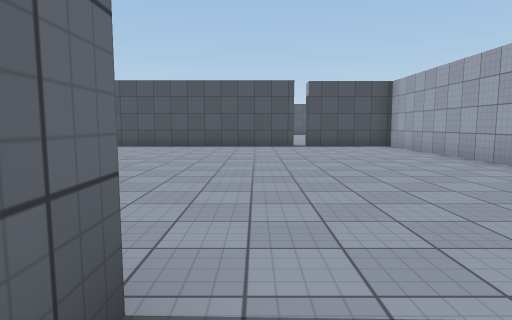
View 1 (above)

20 first-person views from a walk through a Unity game level. The camera is 1.3 m above the floor, tilts 6° down and sees 75° across. The floor is counted in squares, 1.8 m on a side. Each view is taken from the middle of a square. On the plan, view 1 faces up. The plan holds only what a view shows up to about 11 squares ahead; the rest is blank. The place goes on beyond the plan. The player character is not drawn. Some animated figures are not drawn. Surface patterns are stand-ins for the level's own textures.

View 2
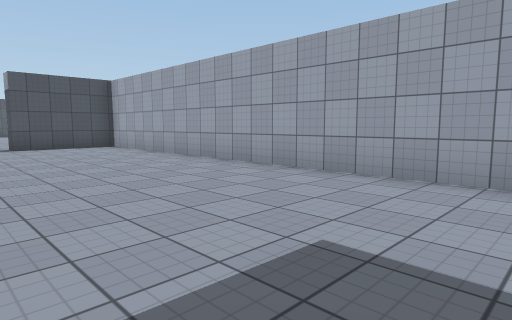

View 3
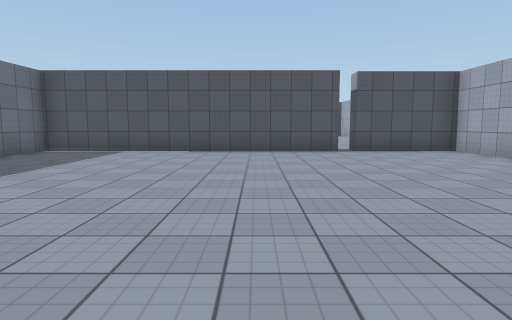

View 4
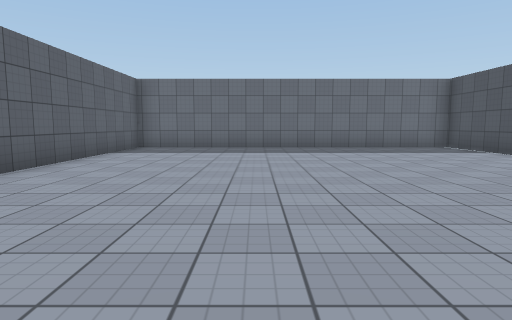

View 5
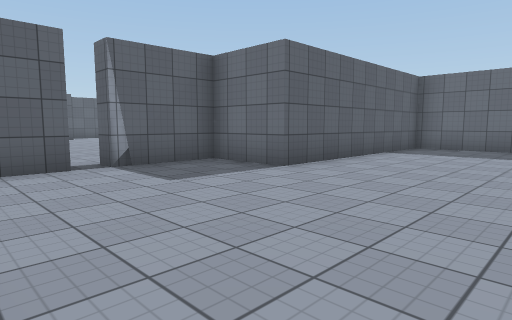

View 6
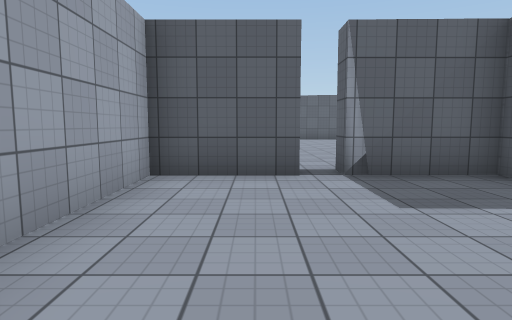

View 7
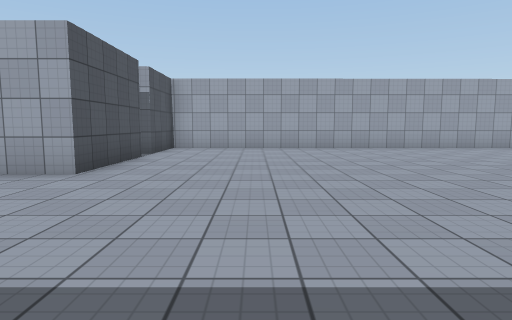

View 8
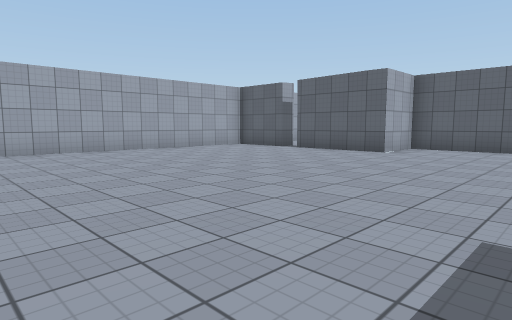

View 9
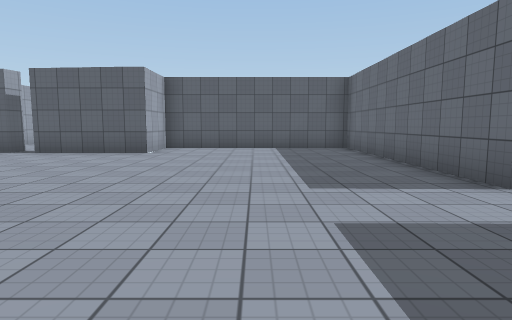

View 10
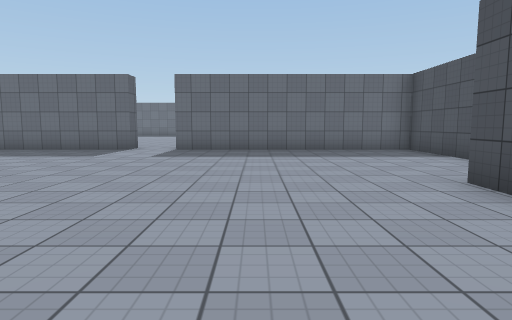

View 11
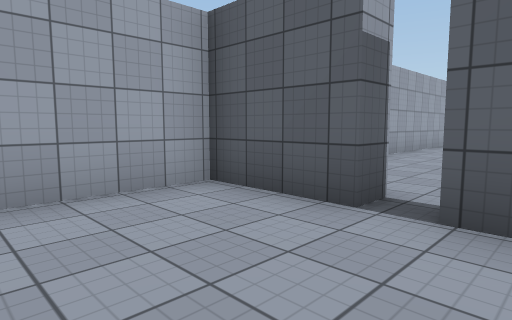

View 12
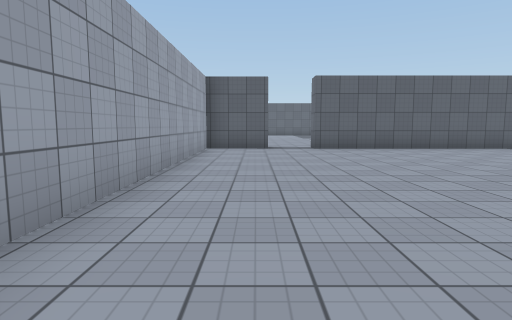

View 13
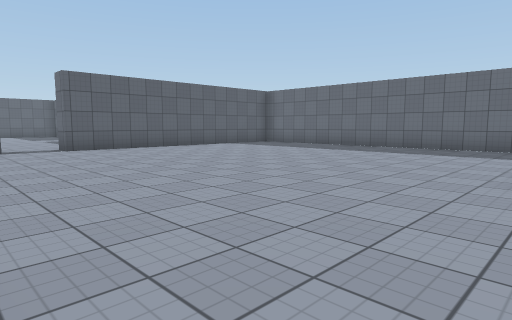

View 14
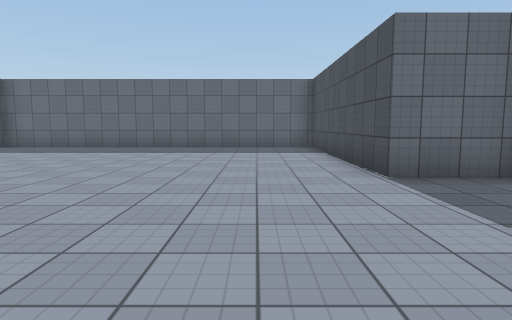

View 15
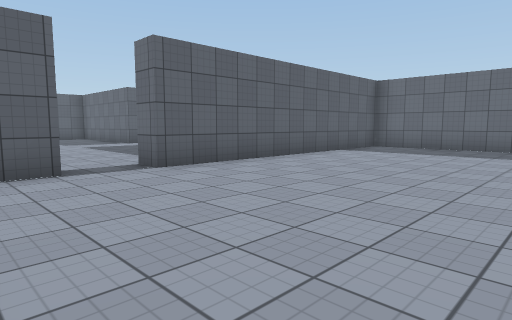

View 16
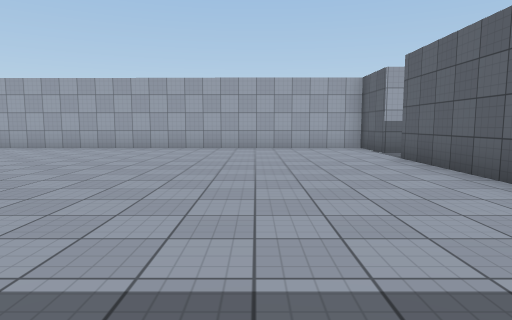

View 17
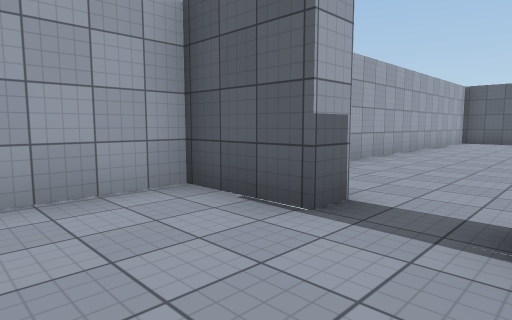

View 18
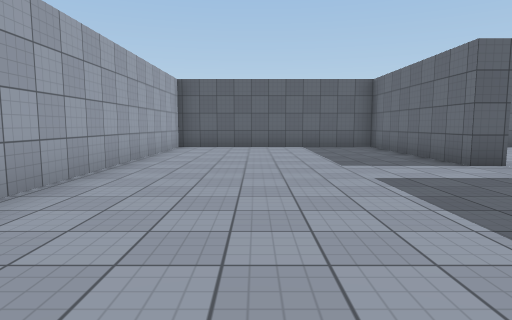

View 19
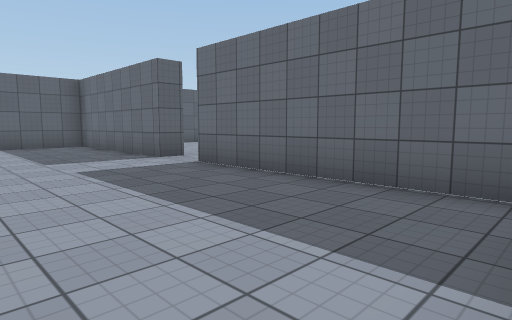

View 20
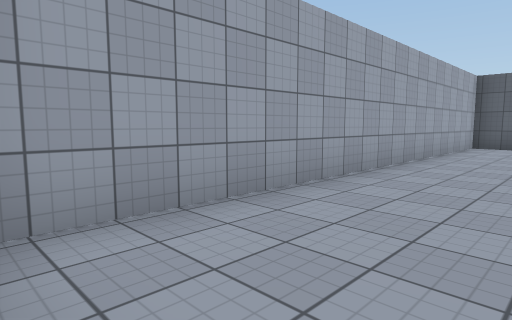

### Floor plan
Ten units are one square. View 1 is at (0, 0); x grows to the right and y downward. Boxes are objects, and circles mark ways between rooms. Rooms are numbered by the first view taken in them; rooms with no view inside come last. Other rooms are left out.
<svg viewBox="-75 -117 125 501">
<path fill="none" stroke="#000" d="M14 -112 -68 -112 -68 -12 -5 -12 -5 8 17 8 17 13M23 8 45 8 45 -112 18 -112M-68 77 -68 145 -11 145 -11 126 18 126M17 13 -11 13 -11 1M24 126 45 126 45 13 24 13M-40 -5 -68 -5 -68 64M-5 134 -5 152 -68 152 -68 251 12 251 12 259M26 260 26 251 45 251M41 253 45 253 45 139M24 134 24 126M-19 328 -19 379 45 379 45 263M-19 264 -19 315"/>
<circle cx="20" cy="10" r="3" fill="#2a7"/>
<circle cx="20" cy="130" r="3" fill="#2a7"/>
<circle cx="20" cy="260" r="3" fill="#2a7"/>
<text x="-10" y="-60">1</text>
<text x="-10" y="70">2</text>
<text x="-10" y="200">3</text>
<text x="10" y="320">4</text>
</svg>
Room 1 opens to room 2. Room 2 opens to room 3. Room 3 opens to room 4.

Where each view was taken, in squares from view 1:
view 1: 0 up, 0 right, facing up
view 2: 0 up, 0 right, facing up-right
view 3: 2 up, 1 left, facing up
view 4: 5 up, 4 right, facing left
view 5: 5 up, 4 right, facing down-left
view 6: 4 up, 3 right, facing down
view 7: 4 down, 6 left, facing right
view 8: 4 down, 5 left, facing down-right
view 9: 4 down, 4 left, facing down
view 10: 4 down, 3 right, facing left
view 11: 10 down, 1 right, facing down-right
view 12: 15 down, 3 right, facing down
view 13: 15 down, 4 right, facing down-left
view 14: 17 down, 4 right, facing left
view 15: 20 down, 4 right, facing down-left
view 16: 22 down, 6 left, facing right
view 17: 23 down, 1 right, facing down-right
view 18: 27 down, 2 right, facing down
view 19: 26 down, 2 right, facing down-left
view 20: 26 down, 2 right, facing down-right
